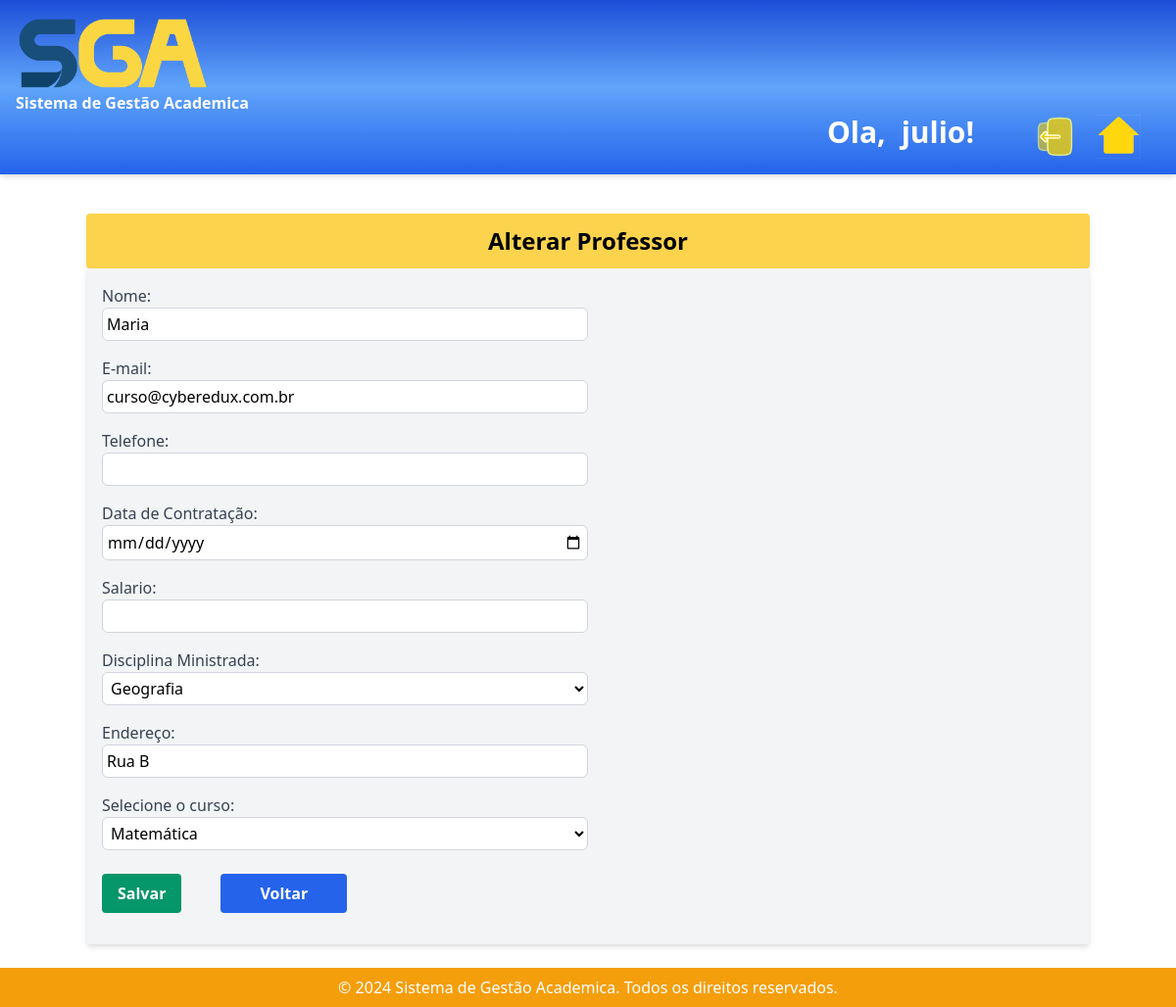
/editar_professor/3/ (signed in), run on an earlier commit of the app's database.
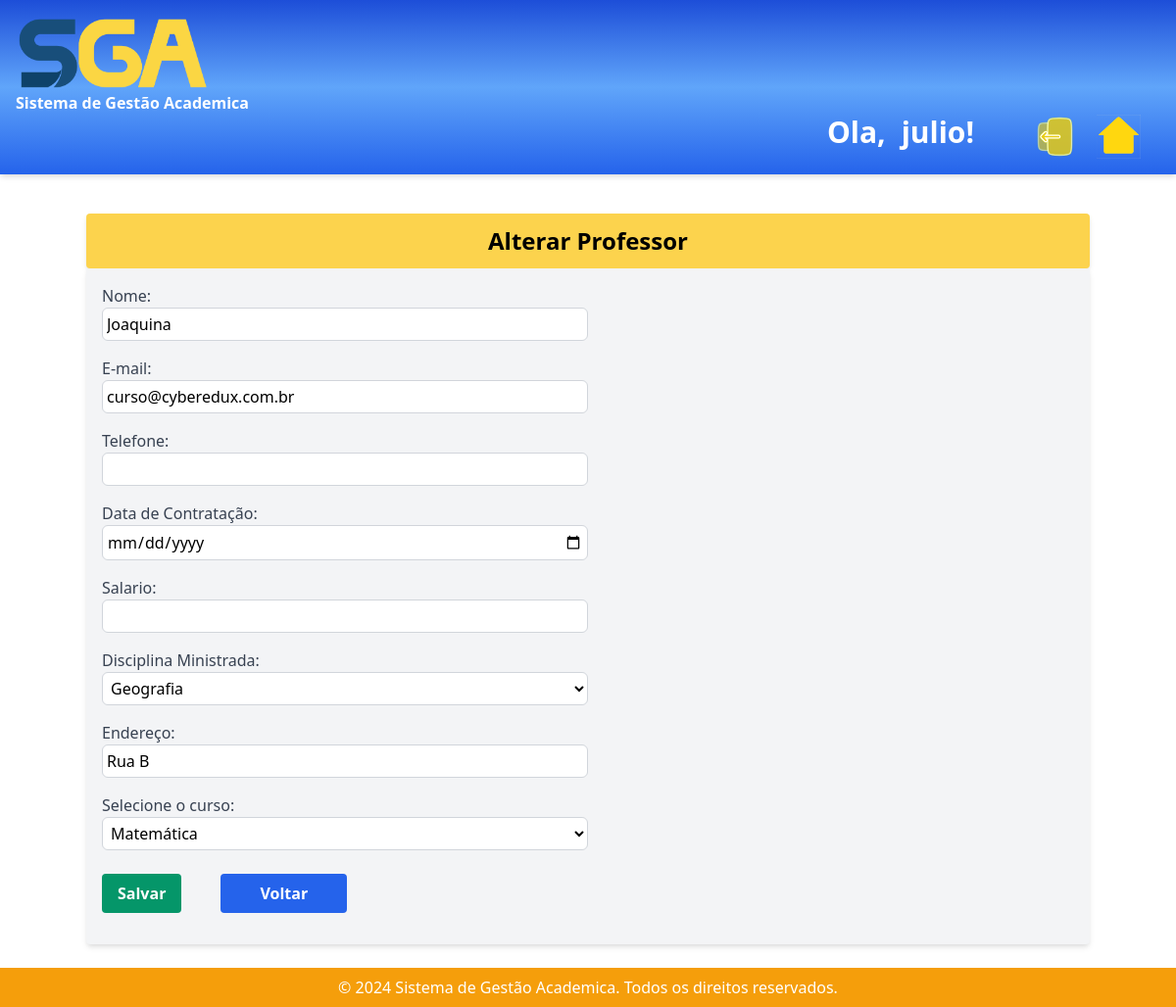
And on a later commit of the database.
### sistema_academico/models.py (models this page shows, shortened)
class Professor(models.Model):
    nome = models.CharField(max_length=100)
    email = models.EmailField()
    telefone = models.CharField(max_length=20, null=True, blank=True)
    data_contratacao = models.DateField(null=True)
    salario = models.DecimalField(max_digits=10, decimal_places=2, null=True)
    disciplina_ministrada = models.CharField(max_length=100)
    endereco = models.CharField(max_length=200)
    departamento = models.ForeignKey(Departamento, on_delete=models.CASCADE)

### sistema_academico/views.py (the view, shortened to what this page needs)
# urls.py: path('editar_professor/<int:id>/', views.editar_Professor, name = 'editar_professor'),
@login_required(login_url="/")
def editar_Professor(request,id):
    departamentos = Departamento.objects.all()
    curso = Curso.objects.all()
    professor = Professor.objects.get(id=id)
    return render(request, 'editar_professor.html', {'professor':professor, 'departamentos':departamentos, 'curso':curso})

### sistema_academico/templates/editar_professor.html (shortened to what the changed rows need)
{% extends 'base.html' %}
{% block content %}
<div class="container mx-auto bg-yellow-300 mt-10 mb-0 p-3 shadow-md overflow-hidden sm:rounded">
  <h1 class="text-center font-bold text-2xl">Alterar Professor</h1>
</div>
<form method="POST" class="container mx-auto bg-gray-100 shadow-md rounded px-4 pt-4 pb-6 mb-6  divide-gray-200">
    <div>
        <div class="mb-4">
            <label for="nome" class="block text-gray-700">Nome:</label>
            <input type="text" value="{{professor.nome}}" id="nome" name="nome" class="border border-gray-300 p-1 rounded-md transition-colors duration-300 ease-in-out focus:outline-none focus:border-blue-500 hover:border-blue-500 w-1/2">
        </div>
        <div class="mb-4">
            <label for="email" class="block text-gray-700">E-mail:</label>
            <input type="email" value="{{professor.email}}" id="nome" name="email" class="border border-gray-300 p-1 rounded-md transition-colors duration-300 ease-in-out focus:outline-none focus:border-blue-500 hover:border-blue-500 w-1/2">
        </div>
        <div class="mb-4">
            <label for="datacontratacao" class="block text-gray-700">Data de Contratação:</label>
            <input type="date" value="{{professor.data_contratacao}}" id="cadatacontratacao" name="cadata_contratacao" class="border border-gray-300 p-1 rounded-md transition-colors duration-300 ease-in-out focus:outline-none focus:border-blue-500 hover:border-blue-500 w-1/2">
        </div>
        <div class="mb-4">
            <label for="salario" class="block text-gray-700">Salario:</label>
            <input type="number" value="{{professor.salario}}" id="telefone" name="salario" class="border border-gray-300 p-1 rounded-md transition-colors duration-300 ease-in-out focus:outline-none focus:border-blue-500 hover:border-blue-500 w-1/2"><br>
        </div>
        <div class="mb-4">
            <label for="endereco" class="block text-gray-700">Endereço:</label>
            <input type="text" value="{{professor.endereco}}" id="endereco" name="endereco" class="border border-gray-300 p-1 rounded-md transition-colors duration-300 ease-in-out focus:outline-none focus:border-blue-500 hover:border-blue-500 w-1/2"><br>
        </div>
    </div>
</form>
</div>
{% endblock %}

What changed in the data, as far as the page shows it:
changed Professor "curso@cyberedux.com.br": nome "Maria" → "Joaquina"
